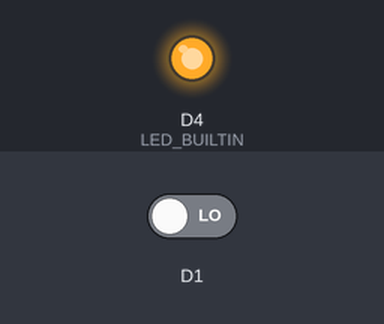
Bench run of a sketch on a simulated ESP8266 (NodeMCU). Parts: output pins drawn as LEDs (lit = HIGH, except the on-board LED, lit = LOW). Inputs (shaded band) come from the test bench; at power-on: D1 LOW. WiFi joins after 1.5 s; servers stay silent unless stated; uploads are accepted with an empty reply; what the sketch prints to the serial monitor is not drawn.

Above: at 3.8 s.
At 10.9 s:
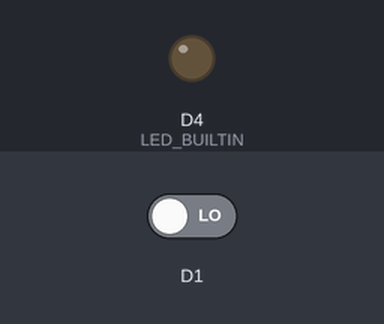
11.0 s: D1 driven HIGH
12.9 s: D1 driven LOW
Timing chart, 0 to 15.9 s (numbered marks = the images above; inputs shaded):
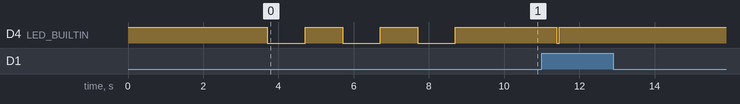

Measured:
- after the input at 11.0 s, D4 (LED_BUILTIN): HIGH → LOW after 0.40 s, → HIGH 0.06 s later
- after the input at 12.9 s, every drawn part: stays the same

The sketch:

bagel-button.ino
```cpp
#include <ESP8266WiFi.h>
#include <WiFiClientSecure.h>
#include <ESP8266WebServer.h>
#include <ESP8266HTTPClient.h>

// WiFi details
const String SSID = "YOUR_SSID";
const String PASSWORD = "YOUR_PASSWORD";

// Web/Server address to read/write from
const String HOST = "hooks.slack.com";
const int HTTPS_PORT = 443;

// SHA1 fingerprint of certificate
// Copy your Slack webhook in your browser, go to certificate and copy the fingerprint
const char FINGERPRINT[] PROGMEM = "SSL_FINGERPRINT";

// Slack details
const String ROUTE = "YOUR_WEBHOOK";
const String REQUEST_BODY = "{\"text\": \"<!channel> Bagels\"}";
const int CONTENT_LENGTH = REQUEST_BODY.length();
const int MAX_RETRIES = 20;

//HTTPS client
WiFiClientSecure httpsClient;

// Button
int current_button_state = 0;
int previous_button_state = 0;
bool posting = false;

void setup () {
  pinMode(D1, INPUT);
  pinMode(LED_BUILTIN, OUTPUT);
  digitalWrite(LED_BUILTIN, HIGH);
  Serial.begin(115200);
  // Prevents reconnection issue (taking too long to connect)
  WiFi.mode(WIFI_OFF);
  delay(1000);
  // Don't use the ESP as a hotspot
  WiFi.mode(WIFI_STA);

  // Connect to WiFi
  WiFi.begin(SSID, PASSWORD);
  Serial.println("");

  Serial.print("Connecting");
  // Wait for connection
  while (WiFi.status() != WL_CONNECTED) {
    delay(500);
    Serial.print(".");
  }

  // If connection successful show IP address in serial monitor
  Serial.println("");
  Serial.print("Connected to: ");
  Serial.println(SSID);
  Serial.print("IP address: ");
  Serial.println(WiFi.localIP());  //IP address assigned to your ESP

  // HTTPS client
  Serial.println(HOST);
  Serial.printf("Using fingerprint '%s'\n", FINGERPRINT);
  httpsClient.setFingerprint(FINGERPRINT);
  delay(1000);
  Serial.println("HTTPS Connecting");
  int retry_counter = 0;

  while ( (!httpsClient.connect(HOST, HTTPS_PORT)) && (retry_counter < MAX_RETRIES) ) {
    delay(100);
    Serial.print(".");
    retry_counter++;
  }

  if(retry_counter == MAX_RETRIES) {
    Serial.println("Connection failed");
    digitalWrite(LED_BUILTIN, LOW);
  }
  else {
    Serial.println("Connected to web");
    blink();
  }
}

void loop () {
  current_button_state = digitalRead(D1);

  if (current_button_state != previous_button_state) {
    if (current_button_state == HIGH) {
      Serial.println("ON");
      if (!httpsClient.connected()) {
        httpsClient.connect(HOST, HTTPS_PORT);
        delay(200);
      }
      if (!posting) {
        post_message(httpsClient);
      }
    }
    else {
      Serial.println("OFF");
    }
    delay(100);
  }

  previous_button_state = current_button_state;
}

void post_message(WiFiClientSecure httpsClient) {
  posting = true;
  digitalWrite(LED_BUILTIN, LOW);

  httpsClient.print(String("POST ") + ROUTE + " HTTP/1.1\r\n" +
                           "Host: " + HOST + "\r\n" +
                           "Content-Type: application/json"+ "\r\n" +
                           "Content-Length: " + CONTENT_LENGTH + "\r\n\r\n" +
                           REQUEST_BODY + "\r\n" +
                           "Connection: close\r\n\r\n");

  while (httpsClient.connected()) {
    String line = httpsClient.readStringUntil('\n');
    if (line == "\r") {
      Serial.println("Headers received");
      break;
    }
  }

  Serial.println("Response:");
  Serial.println("==========");
  String line;
  while(httpsClient.available()){
    line = httpsClient.readStringUntil('\n');
    Serial.println(line);
  }

  posting = false;
  digitalWrite(LED_BUILTIN, HIGH);
}

void blink() {
  int i = 3;

  while (i > 0) {
    digitalWrite(LED_BUILTIN, LOW);
    delay(1000);
    digitalWrite(LED_BUILTIN, HIGH);
    delay(1000);
    i--;
  }
}
```
